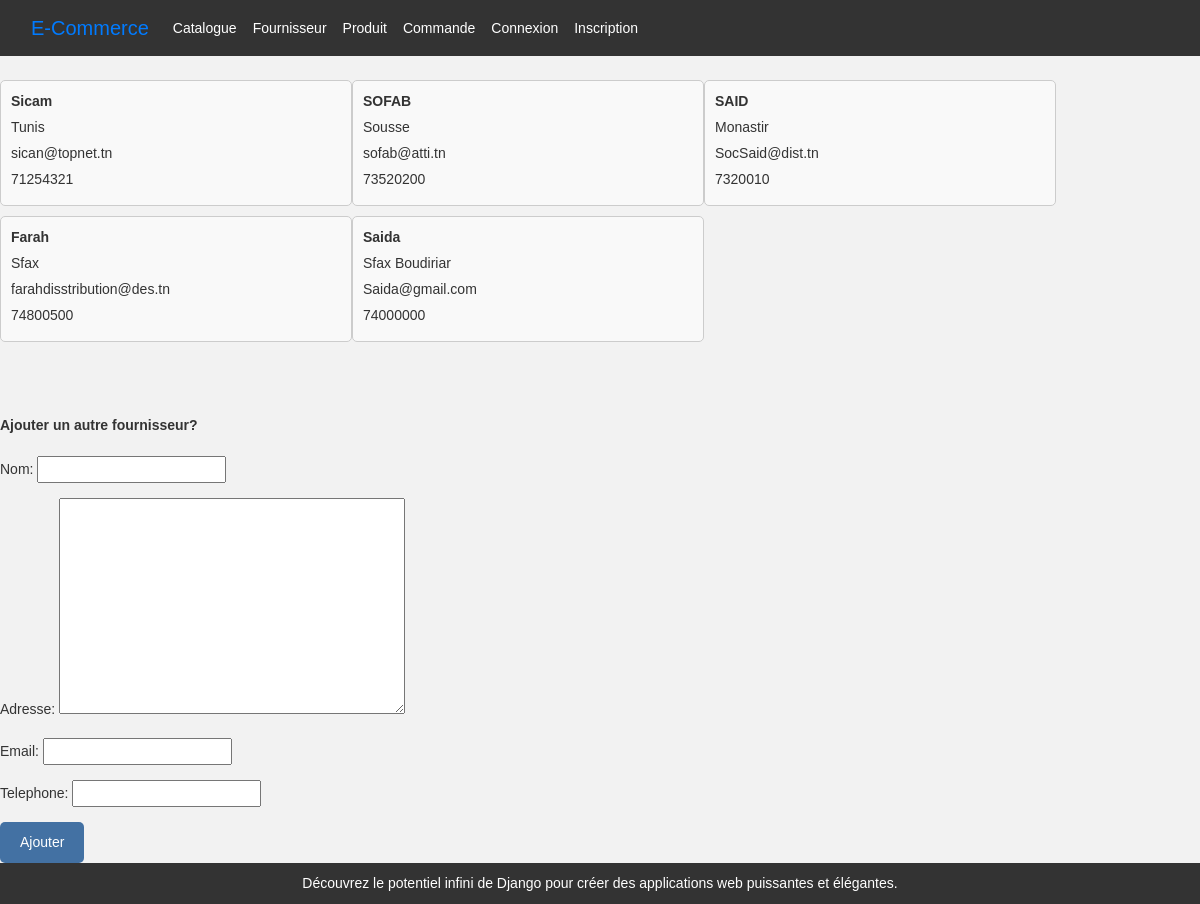
/magasin/nouvFournisseur/, run on the app's committed database.
### magasin/models.py (models this page shows, shortened)
class Fournisseur(models.Model):
    nom = models.CharField(max_length=100)
    adresse = models.TextField()
    email = models.EmailField()
    telephone = models.CharField(max_length=8)

### magasin/views.py (the view)
# urls.py: path('nouvFournisseur/',views.nouveauFournisseur,name='nouveauFour'),
def nouveauFournisseur(request):
  if request.method == 'POST':
    form = FournisseurForm(request.POST)
    if form.is_valid():
      form.save()
  else:
    form = FournisseurForm()
  fournisseurs=Fournisseur.objects.all()
  context={'form': form,'fournisseurs':fournisseurs}
  return render(request,'magasin/fournisseur.html',context)

### magasin/forms.py
class FournisseurForm(ModelForm):
    class Meta :
        model = Fournisseur
        fields = "__all__"

### magasin/templates/magasin/fournisseur.html (shortened to what this page needs)
{% extends 'magasin/base.html' %}
{% block content %}
<div class="container-fluid mt-4">
  <div class="row">
    {% for fournisseur in fournisseurs %}
    <div id="{{ fournisseur.id }}" class="fournisseur-card">
      <div>
        <p><b>{{ fournisseur.nom }}</b></p>
        <p>{{ fournisseur.adresse }}</p>
        <p>{{ fournisseur.email }}</p>
        <p>{{ fournisseur.telephone }}</p>
      </div>
    </div>
    {% endfor %}
  </div>
</div>
<br><br><br>
<p><b>Ajouter un autre fournisseur?</b></p>
<form method="post" class="add-fournisseur-form">
  {{ form.as_p }}
  <button type="submit">Ajouter</button>
</form>
{% endblock %}

### magasin/static/css/base.css (style rules this page uses)
body, h1, h2, p, ul, li { margin: 0; padding: 0; }
body { background-color: #f2f2f2; font-family: Arial, sans-serif; font-size: 14px; line-height: 1.5; color: #333; }
p { margin-bottom: 10px; }

### magasin/templates/magasin/fournisseur.html (style rules this page uses)
.fournisseur-card { width: 22rem; border: 1px solid #ccc; border-radius: 5px; padding: 10px; margin-bottom: 10px; background-color: #f9f9f9; }
.fournisseur-card p { margin: 0; margin-bottom: 5px; }
.fournisseur-card b { font-weight: bold; }
.add-fournisseur-form { margin-top: 20px; }
.add-fournisseur-form button { padding: 10px 20px; background-color: #004085b8; color: #fff; border: none; border-radius: 5px; cursor: pointer; }

### magasin/templates/magasin/base.html (style rules this page uses)
body, h1, h2, p, ul, li { margin: 0; padding: 0; }
body { background-color: #f2f2f2; font-family: Arial, sans-serif; font-size: 14px; line-height: 1.5; color: #333; }
p { margin-bottom: 10px; }

### data on the page
Fournisseur: nom "Sicam", adresse "Tunis", email "sican@topnet.tn", telephone "71254321"
Fournisseur: nom "SOFAB", adresse "Sousse", email "sofab@atti.tn", telephone "73520200"
Fournisseur: nom "SAID", adresse "Monastir", email "SocSaid@dist.tn", telephone "7320010"
Fournisseur: nom "Farah", adresse "Sfax", email "farahdisstribution@des.tn", telephone "74800500"
Fournisseur: nom "Saida", adresse "Sfax Boudiriar", email "Saida@gmail.com", telephone "74000000"
